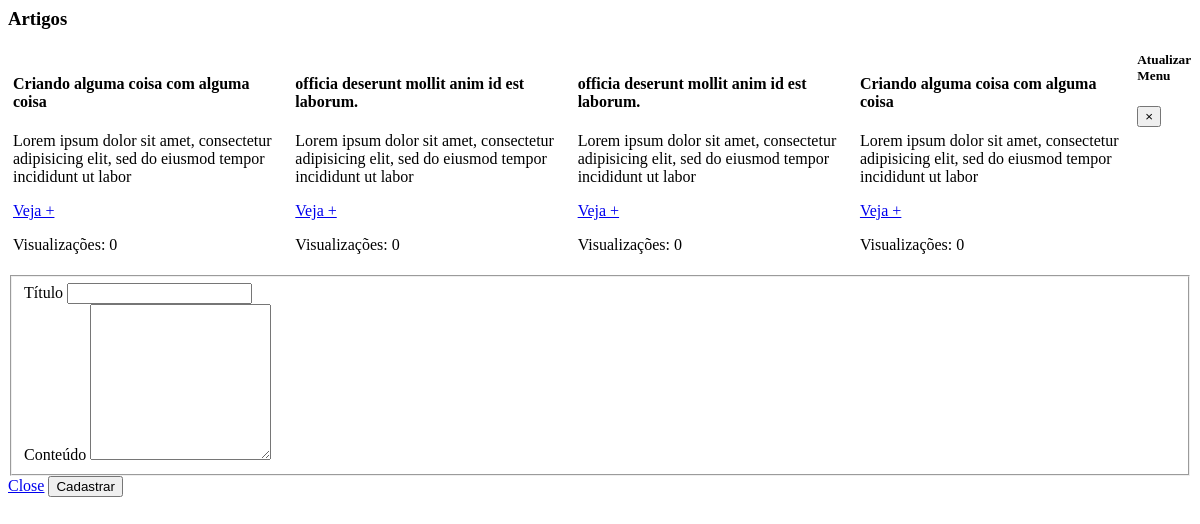
Before: /pages/artigos.php with the older database file.
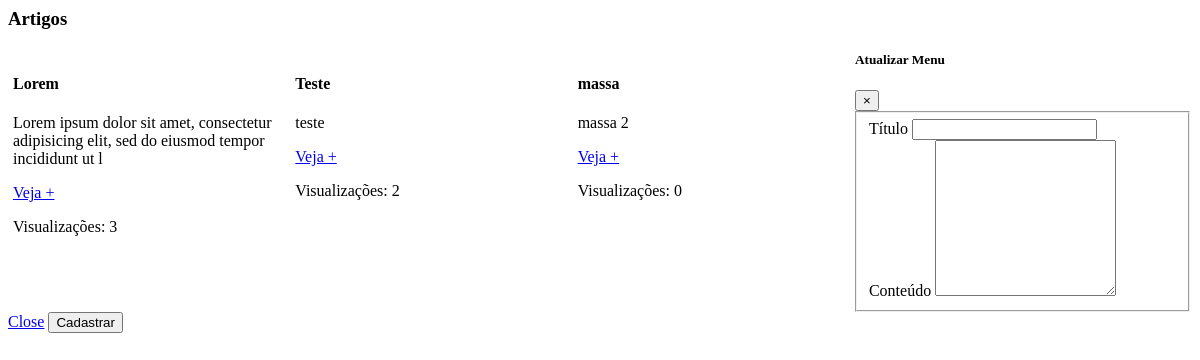
After: the same page with the newer database file.
### tables this page shows
CREATE TABLE `artigos` (
  `id` int(11) NOT NULL,
  `titulo` varchar(50) NOT NULL,
  `conteudo` text NOT NULL,
  `views` int(11) NOT NULL
);

### pages/artigos.php (the view, shortened to what this page needs)
	<div>
		<h3 class="jumbotron">Artigos</h3>
		<?php
		$sql = "SELECT * FROM artigos ORDER BY views DESC";
		$query = mysqli_query($conexao, $sql);
		while($artigos = mysqli_fetch_assoc($query)){
			echo '
				<div class="card">
				  <div class="card-body">
				    <h4 class="card-title">'.$artigos['titulo'].'</h4>
				    <p class="card-text text-justify">'.substr($artigos['conteudo'], 0, 100).'</p>
				    <a href="visualizaArtigos.php?idArtigo='.$artigos['id'].'" class="btn btn-primary form-control">Veja +</a>
				    <p>
				    <span class="card-link"> Visualizações: '.$artigos['views'].'</span>
				  </div>
				</div>
			';
		}
		?>
	</div>
<div class="modal fade" id="exampleModal" tabindex="-1" role="dialog" aria-labelledby="exampleModalLabel" aria-hidden="true">
  <div class="modal-dialog" role="document">
    <div class="modal-content">
      <div class="modal-header">
        <h5 class="modal-title" id="exampleModalLabel">Atualizar Menu</h5>
        <button type="button" class="close" data-dismiss="modal" aria-label="Close">
          <span aria-hidden="true">&times;</span>
        </button>
      </div>
      <div class="modal-body">
       <form method="post" action="cadArtigo.php?acao=i">
		  <fieldset>
		  <div class="form-group">
		  	<label for="menu">Título</label>
		    <input type="text" class="form-control" id="titulo" name="titulo">
		  </div>
		  <div class="form-group">
		    <label for="url">Conteúdo</label>
		    <textarea class="form-control" rows="10" id="conteudo" name="conteudo"></textarea>
		  </div>
			</fieldset>
		    <div class="modal-footer">
        	<a href="?page=menu&acao=u" class="btn btn-secondary" data-dismiss="modal">Close</a>
        <button type="submit" class="btn btn-primary">Cadastrar</button>
      </div>
		</form>
      </div>
    </div>
  </div>
</div>

Changed rows visible on the page:
removed artigos: titulo "Criando alguma coisa com alguma coisa", conteudo "Lorem ipsum dolor sit amet, consectetur adipisicing elit, sed do eiusmod tempor incididunt ut labor", views "0"
removed artigos: titulo "Criando alguma coisa com alguma coisa", conteudo "Lorem ipsum dolor sit amet, consectetur adipisicing elit, sed do eiusmod tempor incididunt ut labor", views "0"
changed artigos: titulo "officia deserunt mollit anim id est laborum." → "Lorem"; conteudo "Lorem ipsum dolor sit amet, consectetur adipisicing elit, sed do eiusmod tempor incididunt ut labor" → "Lorem ipsum dolor sit amet, consectetur adipisicing elit, sed do eiusmod tempor incididunt ut l"; views "0" → "3"
added artigos: titulo "Teste", conteudo "teste", views "2"
changed artigos: titulo "officia deserunt mollit anim id est laborum." → "massa"; conteudo "Lorem ipsum dolor sit amet, consectetur adipisicing elit, sed do eiusmod tempor incididunt ut labor" → "massa 2"
